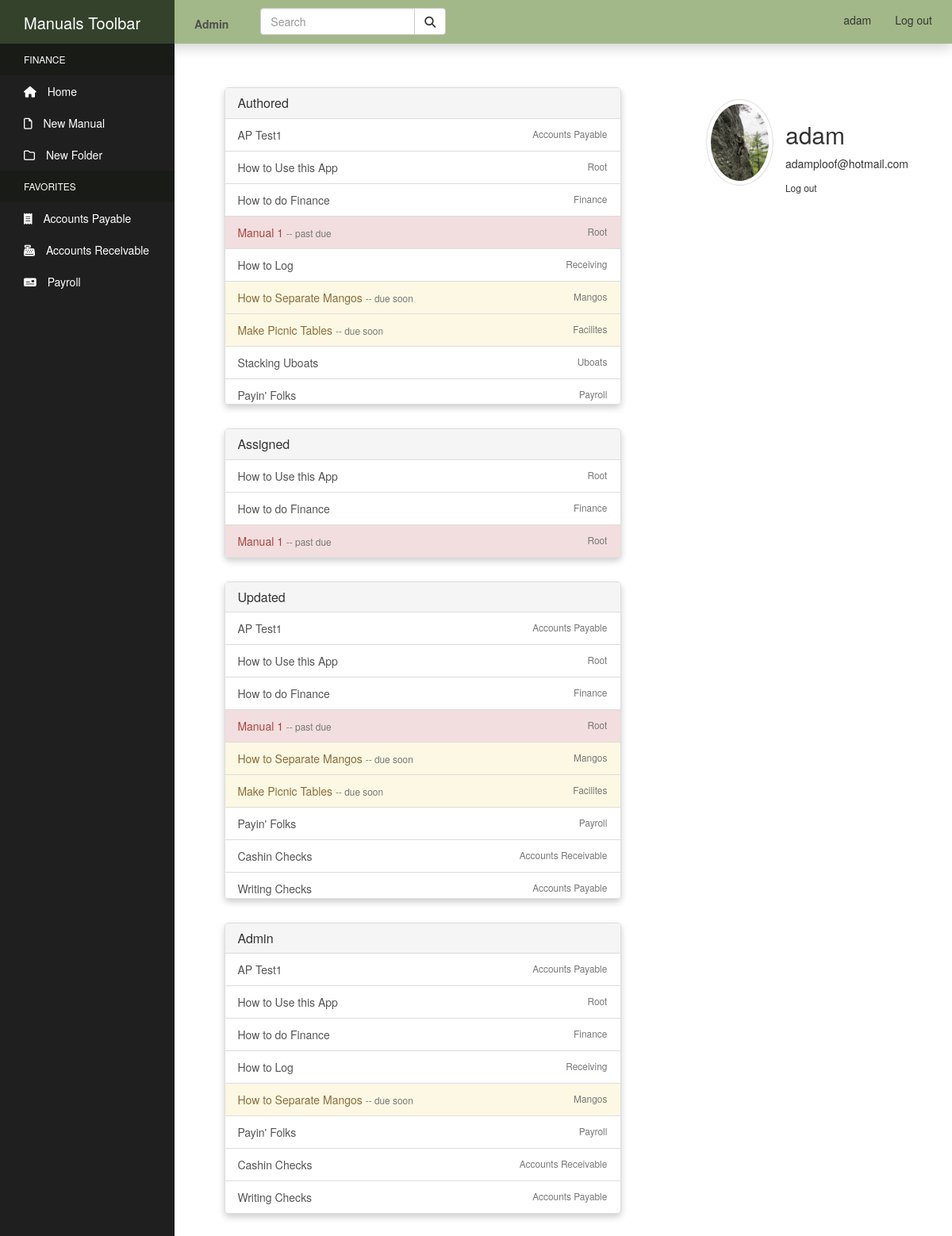
/profile/ (signed in), run on the app's committed database.
### users/models.py (models this page shows, shortened)
class Profile(models.Model):
    user = models.OneToOneField(User, on_delete=models.CASCADE)
    image = models.ImageField(default='default.jpg', upload_to='profile_pics')

### manuals/models.py (models this page shows, shortened)
class Manual(models.Model):
    title = models.CharField(max_length=100)
    author = models.ForeignKey(User, related_name='author', null=True, on_delete=models.SET_NULL)
    content = models.TextField()
    tags = models.CharField(max_length=150, blank=True, null=True)
    pub_date = models.DateTimeField('Date Published', auto_now_add=True)
    admin = models.ForeignKey(User, related_name='admin_of', null=True, on_delete=models.SET_NULL)
    department = models.ForeignKey(Department, related_name='manual_department', null=True, on_delete=models.SET_NULL)
    last_update = models.DateTimeField('Last Update', null=True, auto_now=True)
    last_update_by = models.ForeignKey(User, related_name='updated_by', null=True, on_delete=models.SET_NULL)
    next_update = models.DateTimeField('Next Update Due', null=True)
    update_assigned_to = models.ForeignKey(User, related_name='assigned_to', blank=True, null=True, on_delete=models.SET_NULL)
    is_archived = models.BooleanField('Archived', default=False)
    folder = TreeForeignKey(
    'Directory',
    default=1,
    related_name='manuals',
    on_delete=models.CASCADE
    )
    def update_status(self):
        status = [
            'up_to_date',
            'due_soon',
            'overdue'
        ]
        if self.next_update - self.last_update >= datetime.timedelta(weeks=2):
            return status[0]
        elif self.next_update - self.last_update <= datetime.timedelta(days=0):
            return status[2]
        else:
            return status[1]

class Directory(MPTTModel):
    name = models.CharField(max_length=50, unique=True)
    created_by = models.ForeignKey(User, null=True, on_delete=models.SET_NULL)
    department = models.ForeignKey(Department, related_name='dir_department', null=True, on_delete=models.SET_NULL)
    parent = TreeForeignKey(
    'self',
    null=True,
    blank=True,
    related_name='children',
    on_delete=models.CASCADE
    )
    class MPTTMeta:
        order_insertion_by: ['name']
    class Meta:
        verbose_name = 'Directory'
        verbose_name_plural = 'Directories'
    def __str__(self):
        return self.name

### users/views.py (the view)
# urls.py: path('profile/', user_views.profile, name='profile' ),
@login_required
def profile(request):
    current_user = request.user
    author = current_user.author.all()
    assigned = current_user.assigned_to.all()
    admin_of = current_user.admin_of.all()
    updated_by = current_user.updated_by.all()
    context = {
        'author': author,
        'assigned': assigned,
        'admin_of': admin_of,
        'updated': updated_by
    }
    return render(request, 'users/profile.html', context)

### manuals_site/my_processors/my_context.py (called while the page is built)
def custom_message_processor(request):
    messages = []
    uniq_messages = []
    for m in get_messages(request):
        if m.message not in messages:
            messages.append(m.message)
            uniq_messages.append(m)
    return {'messages': uniq_messages}

### users/templates/users/profile.html
{% extends "manuals/header.html" %}
{% block content %}
<div class="content-section">
    <div class="media account-info">
      <img class="rounded-circle account-img" src="{{ user.profile.image.url }}">
      <div class="media-body">
        <h2 class="account-heading">{{ user.username }}</h2>
        <p class="text-secondary">{{ user.email }}</p>
        <div class="border-top pt-3">
          <small><a href="{% url 'logout' %}">Log out</a></small>
        </div>
      </div>
    </div>
    <div class="panel panel-default">
      <div class="panel-heading"><h5 class="panel-title">Authored</h5></div>
      <ul class="list-group">
        {% if author %}
          {% for manual in author %}
            {% if manual.update_status == "due_soon" %}
              <a href="{% url 'manual-detail' manual.id %}" class="list-group-item list-group-item-warning">{{ manual.title }}
              <small class="text-muted"> -- due soon</small>
            {% elif manual.update_status == "overdue" %}
              <a href="{% url 'manual-detail' manual.id %}" class="list-group-item list-group-item-danger">{{ manual.title }}
              <small class="text-muted"> -- past due</small>
            {% else %}
              <a href="{% url 'manual-detail' manual.id %}" class="list-group-item">{{ manual.title }}
            {% endif %}
              <small class="algn-right text-muted">{{ manual.folder }}</small>
            </a>
          {% endfor %}
        {% else %}
          <li class="list-group-item">You have no manuals authored.</li>
        {% endif %}
      </ul>
    </div>
    <div class="panel panel-default">
      <div class="panel-heading"><h5 class="panel-title">Assigned</h5></div>
      <ul class="list-group">
        {% if assigned %}
          {% for manual in assigned %}
            {% if manual.update_status == "due_soon" %}
              <a href="{% url 'manual-detail' manual.id %}" class="list-group-item list-group-item-warning">{{ manual.title }}
              <small class="text-muted"> -- due soon</small>
            {% elif manual.update_status == "overdue" %}
              <a href="{% url 'manual-detail' manual.id %}" class="list-group-item list-group-item-danger">{{ manual.title }}
              <small class="text-muted"> -- past due</small>
            {% else %}
              <a href="{% url 'manual-detail' manual.id %}" class="list-group-item">{{ manual.title }}
            {% endif %}
              <small class="algn-right text-muted">{{ manual.folder }}</small>
            </a>
          {% endfor %}
          {% else %}
          <li class="list-group-item">You have no manuals assigned.</li>
        {% endif %}
      </ul>
    </div>
    <div class="panel panel-default">
      <div class="panel-heading"><h5 class="panel-title">Updated</h5></div>
      <ul class="list-group">
        {% if updated %}
          {% for manual in updated %}
            {% if manual.update_status == "due_soon" %}
              <a href="{% url 'manual-detail' manual.id %}" class="list-group-item list-group-item-warning">{{ manual.title }}
              <small class="text-muted"> -- due soon</small>
            {% elif manual.update_status == "overdue" %}
              <a href="{% url 'manual-detail' manual.id %}" class="list-group-item list-group-item-danger">{{ manual.title }}
              <small class="text-muted"> -- past due</small>
            {% else %}
              <a href="{% url 'manual-detail' manual.id %}" class="list-group-item">{{ manual.title }}
            {% endif %}
                <small class="algn-right text-muted">{{ manual.folder }}</small>
              </a>
          {% endfor %}
          {% else %}
          <li class="list-group-item">You have no manuals recently updated.</li>
        {% endif %}
      </ul>
    </div>
    <div class="panel panel-default">
      <div class="panel-heading"><h5 class="panel-title">Admin</h5></div>
      <ul class="list-group">
        {% if admin_of %}
          {% for manual in admin_of %}
            {% if manual.update_status == "due_soon" %}
              <a href="{% url 'manual-detail' manual.id %}" class="list-group-item list-group-item-warning">{{ manual.title }}
              <small class="text-muted"> -- due soon</small>
            {% elif manual.update_status == "overdue" %}
              <a href="{% url 'manual-detail' manual.id %}" class="list-group-item list-group-item-danger">{{ manual.title }}
              <small class="text-muted"> -- past due</small>
            {% else %}
              <a href="{% url 'manual-detail' manual.id %}" class="list-group-item">{{ manual.title }}
            {% endif %}
              <small class="algn-right text-muted">{{ manual.folder }}</small>
            </a>
          {% endfor %}
          {% else %}
          <li class="list-group-item">You have not been assigned admin to any manuals.</li>
        {% endif %}
      </ul>
    </div>
{% endblock %}

### manuals/templates/manuals/header.html (shortened to what this page needs)
<!DOCTYPE html>
<html lang="en">
<head>
    {% load static %}
    <link rel="stylesheet" type="text/css" href="{% static 'manuals/css/bootstrap.css' %}">
    <link rel="stylesheet" type="text/css" href="{% static 'manuals/css/styles.css' %}">
    <link rel="stylesheet" href="https://cdnjs.cloudflare.com/ajax/libs/font-awesome/4.7.0/css/font-awesome.min.css">
</head>
<body>
  <nav class="navbar navbar-default navbar-fixed-top">
    <div class="container-fluid nav-container">
      <div class="navbar-header">
        <a class="navbar-brand" href="#">Market Manuals</a>
      </div>
      <ul class="nav navbar-nav nav-pills">
        {% if user.is_authenticated and user.is_staff %}
          <li><a href="{% url 'manage' %}"><strong>Admin</strong></a></li>
        {% endif %}
      </ul>
      <ul class="nav nav-pills navbar-right">
        {% if user.is_authenticated %}
          <li><a href="{% url 'logout' %}">Log out</a></li>
          <li><a href="{% url 'profile' %}">{{ user.username }}</a></li>
        {% else %}
          <li><a href="{% url 'login' %}">Log in</a></li>
          <li><a href="{% url 'register' %}">Sign Up</a></li>
        {% endif %}
      </ul>
      <form class="navbar-form navbar-left" action="/action_page.php">
        <div class="input-group">
          <input type="text" class="form-control" placeholder="Search">
          <div class="input-group-btn">
            <button class="btn btn-default" type="submit">
              <i class="fas fa-search"></i>
            </button>
          </div>
        </div>
      </form>
    </div>
  </nav>
    <div class="sidebar-container">
            <div class="sidebar-logo">
              Manuals Toolbar
            </div>
            <ul class="sidebar-navigation">
              <li class="header">Finance</li>
              <li>
                <a href="{% url 'index' %}">
                  <i class="fa fa-home" aria-hidden="true"></i> Home
                </a>
              </li>
              <li>
                <a id="new-manual" href="{% url 'manual-create' %}">
                  <i class="far fa-file" aria-hidden="true"></i> New Manual
                </a>
              </li>
              <li>
                <a id="new-dir" href="#">
                  <i class="far fa-folder" aria-hidden="true"></i> New Folder
                </a>
              </li>
              <li class="header">Favorites</li>
              <li>
                <a href="#">
                  <i class="fas fa-receipt" aria-hidden="true"></i> Accounts Payable
                </a>
              </li>
              <li>
                <a href="#">
                  <i class="fas fa-cash-register" aria-hidden="true"></i> Accounts Receivable
                </a>
              </li>
              <li>
                <a href="#">
                  <i class="fas fa-money-check" aria-hidden="true"></i> Payroll
                </a>
              </li>
            </ul>
          </div>
          <div class="content-container">
            <div class="container-fluid main-container">
              {% block content %}
              {% endblock %}
            </div>
          </div>
</body>
</html>

### manuals/static/manuals/css/styles.css (style rules this page uses)
.container-fluid.main-container { margin-top: 25px; }
.sidebar-container { position: fixed; width: 220px; height: 100%; left: 0; overflow-x: hidden; overflow-y: auto; background: #1f1f1f; color: #fff; z-index: 2; top: 0; }
.sidebar-logo { padding: 15px 15px 5px 30px; font-size: 20px; height: 55px; background-color: rgb(52, 66, 44); }
.sidebar-navigation { padding: 0; margin: 0; list-style-type: none; position: relative; }
.sidebar-navigation li { background-color: transparent; position: relative; display: inline-block; width: 100%; line-height: 20px; }
.sidebar-navigation li a { padding: 10px 15px 10px 30px; display: block; color: #fff; }
.sidebar-navigation li .fa { margin-right: 10px; }
.sidebar-navigation li .far { margin-right: 10px; }
.sidebar-navigation li .fas { margin-right: 10px; }
.sidebar-navigation .header { font-size: 12px; text-transform: uppercase; background-color: #191b17; padding: 10px 15px 10px 30px; }
.sidebar-navigation .header::before { background-color: transparent; }
.content-container { padding-left: 235px; margin-top: 30px; padding-top: 45px; }
.container-fluid.nav-container { padding-left: 0px; }
.navbar { max-height: 55px; min-height: 55px; }
.navbar-default { border: none; border-radius: 0px; background-color: rgb(163, 184, 136); z-index: 2; box-shadow: 0px 4px 16px 0px rgba(0,0,0,0.2); }
.navbar-header { background-color: rgb(52, 66, 44); width: 220px; margin: 0px; }
.navbar-brand { color: #fff; }
.nav-pills { padding-left: 10px; padding-right: 10px; padding-top: 5px; }
.navbar-default .navbar-nav > li > a { color: rgba(78, 78, 78, 0.986); }
.input-group { top: 2px; }
.rounded-circle { border: 1px solid #ddd; padding: 5px; width: 85px; height: auto; }
.account-img { border-radius: 50%; float: left; margin-right: 7px; }
.account-info { position: absolute; right: 0px; width: 325px; padding: 15px; }
.panel-default { width: 500px; max-height: 400px; margin: 10px; box-shadow: 0px 4px 8px 0px rgba(0,0,0,0.2); border-radius: 5px; overflow: auto; margin-bottom: 30px; }
.panel-heading { position: sticky; top: 0; z-index: 1; }
.algn-right { float: right; padding-right: 2px; }
.media-body { padding: 8px; }
.content-section { width: 95%; margin: auto; margin-bottom: 60px; }

### data on the page
Manual: title "AP Test1", folder "Accounts Payable"
Manual: title "How to Use this App", folder "Root"
Manual: title "How to do Finance", folder "Finance"
Manual: title "Manual 1", folder "Root"
Manual: title "How to Log", folder "Receiving"
Manual: title "How to Separate Mangos", folder "Mangos"
Manual: title "Make Picnic Tables", folder "Facilites"
Manual: title "Stacking Uboats", folder "Uboats"
Manual: title "Payin' Folks", folder "Payroll"
Manual: title "Cashin Checks", folder "Accounts Receivable"
Manual: title "Writing Checks", folder "Accounts Payable"

### other printed values
{{ user.username }} "adam"
{{ user.email }} "adamploof@hotmail.com"
